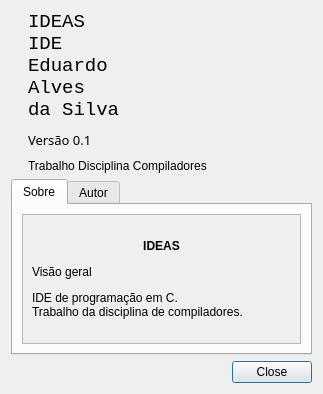
<?xml version="1.0" encoding="UTF-8"?>
<ui version="4.0">
 <class>TelaAbout</class>
 <widget class="QDialog" name="TelaAbout">
  <property name="windowModality">
   <enum>Qt::WindowModal</enum>
  </property>
  <property name="geometry">
   <rect>
    <x>0</x>
    <y>0</y>
    <width>323</width>
    <height>394</height>
   </rect>
  </property>
  <property name="minimumSize">
   <size>
    <width>323</width>
    <height>394</height>
   </size>
  </property>
  <property name="windowTitle">
   <string>Sobre IDEAS</string>
  </property>
  <property name="windowIcon">
   <iconset resource="mdi.qrc">
    <normaloff>:/icons/about.png</normaloff>:/icons/about.png</iconset>
  </property>
  <property name="locale">
   <locale language="Portuguese" country="Brazil"/>
  </property>
  <property name="modal">
   <bool>true</bool>
  </property>
  <layout class="QVBoxLayout" name="verticalLayout_2">
   <item>
    <layout class="QHBoxLayout" name="horizontalLayout" stretch="0,1">
     <property name="spacing">
      <number>10</number>
     </property>
     <item>
      <widget class="QLabel" name="labelIcon">
       <property name="text">
        <string/>
       </property>
       <property name="pixmap">
        <pixmap resource="mdi.qrc">:/icons/about.png</pixmap>
       </property>
       <property name="scaledContents">
        <bool>true</bool>
       </property>
       <property name="alignment">
        <set>Qt::AlignCenter</set>
       </property>
      </widget>
     </item>
     <item>
      <layout class="QVBoxLayout" name="verticalLayout">
       <item>
        <widget class="QLabel" name="labelTitle">
         <property name="font">
          <font>
           <family>Courier New</family>
           <pointsize>14</pointsize>
          </font>
         </property>
         <property name="text">
          <string>IDEAS
IDE
Eduardo
Alves
da Silva</string>
         </property>
        </widget>
       </item>
       <item>
        <widget class="QLabel" name="labelVersion">
         <property name="font">
          <font>
           <family>Arial Black</family>
           <pointsize>10</pointsize>
          </font>
         </property>
         <property name="text">
          <string>Versão 0.1</string>
         </property>
        </widget>
       </item>
       <item>
        <widget class="QLabel" name="labelDescription">
         <property name="text">
          <string>Trabalho Disciplina Compiladores</string>
         </property>
         <property name="wordWrap">
          <bool>true</bool>
         </property>
        </widget>
       </item>
       <item>
        <layout class="QVBoxLayout" name="verticalLayout_3"/>
       </item>
      </layout>
     </item>
    </layout>
   </item>
   <item>
    <widget class="QTabWidget" name="tabWidget">
     <property name="currentIndex">
      <number>0</number>
     </property>
     <widget class="QWidget" name="about">
      <attribute name="title">
       <string>Sobre</string>
      </attribute>
      <layout class="QVBoxLayout" name="verticalLayout_4">
       <item>
        <widget class="QScrollArea" name="scrollArea">
         <property name="frameShadow">
          <enum>QFrame::Sunken</enum>
         </property>
         <property name="widgetResizable">
          <bool>true</bool>
         </property>
         <widget class="QWidget" name="scrollWidget">
          <property name="geometry">
           <rect>
            <x>0</x>
            <y>0</y>
            <width>293</width>
            <height>119</height>
           </rect>
          </property>
          <layout class="QVBoxLayout" name="verticalLayout_5">
           <item>
            <widget class="QLabel" name="label">
             <property name="text">
              <string>&lt;html&gt;&lt;head/&gt;&lt;body&gt;&lt;p align=&quot;center&quot;&gt;&lt;span style=&quot; font-weight:600;&quot;&gt;IDEAS&lt;/span&gt;&lt;/p&gt;&lt;p&gt;Visão geral&lt;/p&gt;&lt;p&gt;IDE de programação em C.&lt;br/&gt;Trabalho da disciplina de compiladores.&lt;/p&gt;&lt;/body&gt;&lt;/html&gt;</string>
             </property>
             <property name="wordWrap">
              <bool>true</bool>
             </property>
            </widget>
           </item>
          </layout>
         </widget>
        </widget>
       </item>
      </layout>
     </widget>
     <widget class="QWidget" name="authors">
      <attribute name="title">
       <string>Autor</string>
      </attribute>
      <layout class="QVBoxLayout" name="verticalLayout_6">
       <item>
        <widget class="QScrollArea" name="scrollAuthors">
         <property name="widgetResizable">
          <bool>true</bool>
         </property>
         <widget class="QWidget" name="widgetAuthors">
          <property name="geometry">
           <rect>
            <x>0</x>
            <y>0</y>
            <width>86</width>
            <height>16</height>
           </rect>
          </property>
         </widget>
        </widget>
       </item>
      </layout>
     </widget>
    </widget>
   </item>
   <item>
    <layout class="QHBoxLayout" name="horizontalLayout_2">
     <item>
      <spacer name="horizontalSpacer">
       <property name="orientation">
        <enum>Qt::Horizontal</enum>
       </property>
       <property name="sizeHint" stdset="0">
        <size>
         <width>40</width>
         <height>20</height>
        </size>
       </property>
      </spacer>
     </item>
     <item>
      <widget class="QPushButton" name="buttonClose">
       <property name="text">
        <string>Close</string>
       </property>
       <property name="icon">
        <iconset resource="mdi.qrc">
         <normaloff>:/icons/icon_exit.png</normaloff>:/icons/icon_exit.png</iconset>
       </property>
       <property name="default">
        <bool>true</bool>
       </property>
      </widget>
     </item>
    </layout>
   </item>
  </layout>
 </widget>
 <resources>
  <include location="mdi.qrc"/>
 </resources>
 <connections>
  <connection>
   <sender>buttonClose</sender>
   <signal>clicked()</signal>
   <receiver>TelaAbout</receiver>
   <slot>close()</slot>
   <hints>
    <hint type="sourcelabel">
     <x>232</x>
     <y>268</y>
    </hint>
    <hint type="destinationlabel">
     <x>246</x>
     <y>4</y>
    </hint>
   </hints>
  </connection>
 </connections>
</ui>
